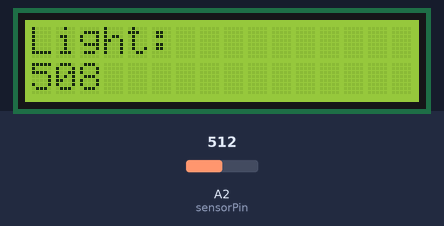
This sketch was run on a simulated Arduino Uno, built with avr-gcc and run on an emulated ATmega328P. On the bench: 16×2 character LCD. The test bench sets the inputs (shaded band); at power-on: A2 (sensorPin) = 512.

Above: at 1.2 s.
1.3 s: A2 (sensorPin) set to 716
At 1.9 s:
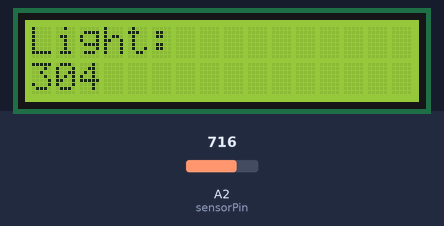
2.8 s: A2 (sensorPin) set to 900
At 4.0 s:
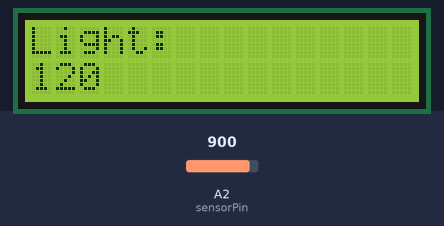
4.3 s: A2 (sensorPin) set to 1023
At 4.8 s:
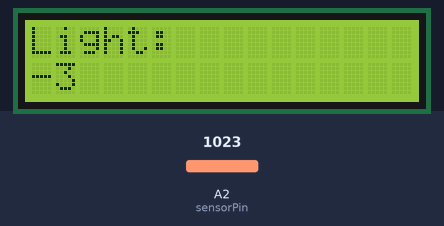
Timing chart, 0 to 7.3 s (numbered marks = the images above; inputs shaded):
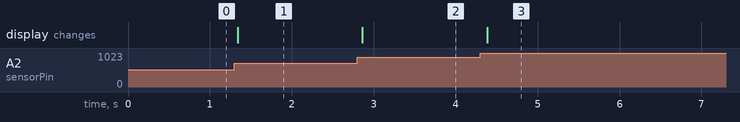

The sketch:

sensor_photoresistor.ino
```cpp
#include <LiquidCrystal.h>
LiquidCrystal lcd(12, 11, 10, 9, 8, 7);

int sensorPin = 2; // define analog pin
int value = 0;


void setup() {
  lcd.begin(16, 2); // set up the LCD's number of columns and rows:
  Serial.begin(9600); // Starts the serial communication
  pinMode(sensorPin, INPUT); //photo interrupter pin as input
}

void loop() {

  value = analogRead(sensorPin); //read the value of the sensor

  lcd.clear();
  lcd.setCursor(0, 0);
  lcd.print("Light: ");
  lcd.setCursor(0, 1);
  lcd.print(1020 - value);

  delay(250);
}
```

Measured:
- after the input at 1.3 s, the display: changes at once (image 1)
- after the input at 2.8 s, the display: changes after 0.06 s (image 2)
- after the input at 4.3 s, the display: changes after 0.09 s (image 3)
